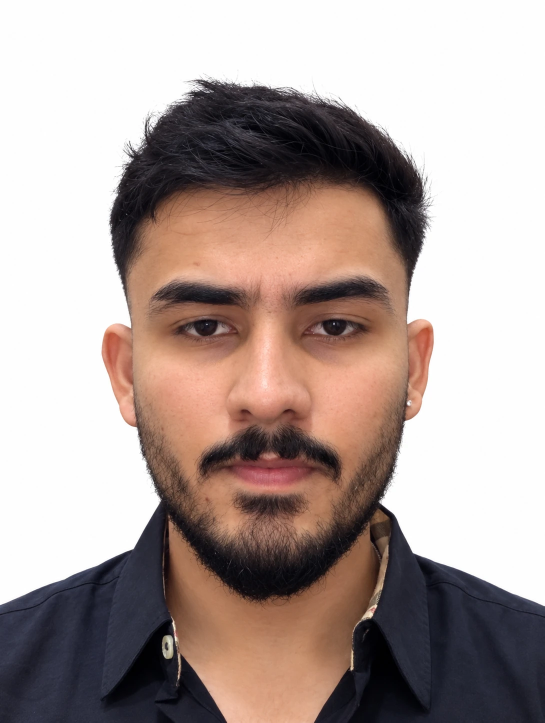
#> input picture assets-src/headshot-original.webp, 1089 x 1445 px (shown at 1/2 size)
$ python to_webp.py ../../assets-src/headshot-original.webp ../../assets-src/headshot-cutout-full.png
#> lines starting #> are read from the running program, lines starting #| are printed output that depends on the picture
"""png -> <out>.webp (full) and <out>-sm.webp (half width), quality tuned for dark images."""
import sys
from PIL import Image

src, out = sys.argv[1], sys.argv[2]
im = Image.open(src).convert('RGB')
#> im is the input picture: PIL image 1089x1445 RGB; mean R, G, B 176.2, 160.9, 156.2
im.save(out + '.webp', 'WEBP', quality=82, method=6)
w, h = im.size
#> w = 1089; h = 1445
im.resize((w // 2, h // 2), Image.LANCZOS).save(out + '-sm.webp', 'WEBP', quality=80, method=6)
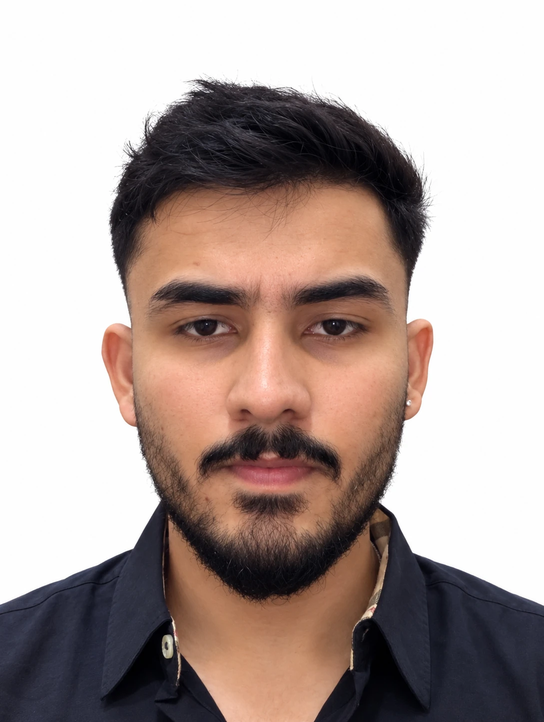
#> saved as headshot-cutout-full.png-sm.webp: PIL image 544x722 RGB; mean R, G, B 176.2, 160.9, 156.2
print('  render', out + '.webp', im.size)
#|   render ../../assets-src/headshot-cutout-full.png.webp (1089, 1445)
